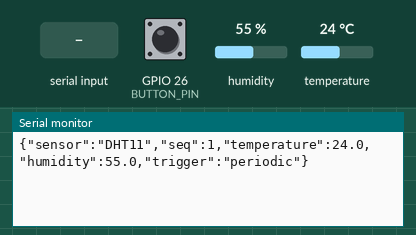
The sketch below on a simulated ESP32. Parts: the last lines printed to the serial monitor. Inputs (shaded band) come from the test bench; at power-on: GPIO 26 (BUTTON_PIN) HIGH, humidity 55 %, temperature 24 °C.

Above: at 3.2 s.
3.3 s: GPIO 26 (BUTTON_PIN) pulled LOW for 0.15 s
At 4.6 s:
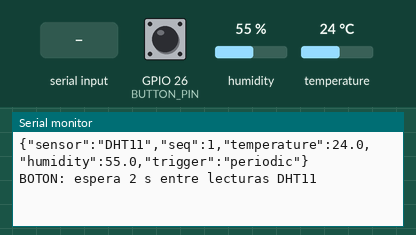
4.9 s: "ON\n" received over Serial
At 5.7 s:
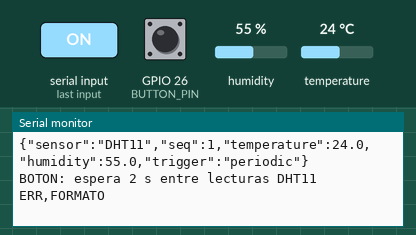
6.4 s: GPIO 26 (BUTTON_PIN) pulled LOW for 1 s
At 7.9 s:
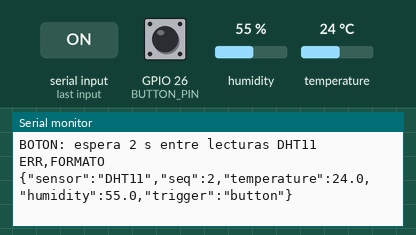

The sketch:

prueba3_control_virtual.ino
```cpp
// Prueba 3: DHT11 D27 + pulsador D26/GND. Sin motor ni rele conectado.
// Envia medidas reales por USB/Serial y confirma la orden que devuelve la API.
// Python: hardware/prueba3_mi_cuarto.py
// Biblioteca: DHT sensor library de Adafruit y Adafruit Unified Sensor.

#include <DHT.h>
#include <stdlib.h>
#include <string.h>

constexpr int DHT_PIN = 27;
constexpr int BUTTON_PIN = 26;
constexpr unsigned long READ_INTERVAL_MS = 10000;
constexpr unsigned long DHT_MIN_INTERVAL_MS = 2000;
constexpr unsigned long DEBOUNCE_MS = 40;

DHT dht(DHT_PIN, DHT11);
unsigned long last_read_ms = 0;
unsigned long last_button_change_ms = 0;
bool last_button_raw = HIGH;
bool button_stable = HIGH;
uint32_t sequence = 0;
bool waiting_for_command = false;
char command_line[80];
size_t command_length = 0;

void readAndPrint(const char* trigger) {
  last_read_ms = millis();
  float humidity = dht.readHumidity();
  float temperature = dht.readTemperature();
  if (isnan(humidity) || isnan(temperature)) {
    Serial.println("DHT11: lectura fallida; revisar 3V3, D27 y GND");
    return;
  }
  ++sequence;
  waiting_for_command = true;
  Serial.printf(
      "{\"sensor\":\"DHT11\",\"seq\":%lu,\"temperature\":%.1f,\"humidity\":%.1f,\"trigger\":\"%s\"}\n",
      static_cast<unsigned long>(sequence), temperature, humidity, trigger);
}

void processCommand(const char* line) {
  unsigned long received_seq = 0;
  char action[20] = {};
  char pwm[16] = {};
  if (sscanf(line, "CMD,%lu,%19[^,],%15s", &received_seq, action, pwm) != 3) {
    Serial.println("ERR,FORMATO");
    return;
  }
  if (!waiting_for_command || received_seq != sequence) {
    Serial.printf("ERR,SECUENCIA,%lu\n", received_seq);
    return;
  }
  if (strcmp(action, "ON") != 0 && strcmp(action, "PRE-COOLING") != 0 &&
      strcmp(action, "STANDBY") != 0 && strcmp(action, "DISABLED") != 0) {
    Serial.println("ERR,ACCION");
    return;
  }
  if (strcmp(pwm, "NA") != 0) {
    char* end = nullptr;
    double value = strtod(pwm, &end);
    if (end == pwm || *end != '\0' || !isfinite(value) || value < 0 || value > 100) {
      Serial.println("ERR,PWM");
      return;
    }
  }
  waiting_for_command = false;
  // Solo confirmacion por Serial. No hay salida GPIO ni ventilador fisico.
  Serial.printf("ACK,%lu,%s,%s\n", received_seq, action, pwm);
}

void readSerialCommands() {
  while (Serial.available()) {
    char c = static_cast<char>(Serial.read());
    if (c == '\r') continue;
    if (c == '\n') {
      command_line[command_length] = '\0';
      if (command_length > 0) processCommand(command_line);
      command_length = 0;
    } else if (command_length < sizeof(command_line) - 1) {
      command_line[command_length++] = c;
    } else {
      command_length = 0;
      Serial.println("ERR,LINEA_LARGA");
    }
  }
}

void setup() {
  Serial.begin(115200);
  pinMode(BUTTON_PIN, INPUT_PULLUP);
  dht.begin();
  delay(DHT_MIN_INTERVAL_MS);
  readAndPrint("periodic");
}

void loop() {
  readSerialCommands();
  const unsigned long now = millis();
  const bool raw = digitalRead(BUTTON_PIN);
  if (raw != last_button_raw) {
    last_button_change_ms = now;
    last_button_raw = raw;
  }
  if (now - last_button_change_ms >= DEBOUNCE_MS && raw != button_stable) {
    button_stable = raw;
    if (button_stable == LOW) {
      if (now - last_read_ms >= DHT_MIN_INTERVAL_MS) {
        readAndPrint("button");
      } else {
        Serial.println("BOTON: espera 2 s entre lecturas DHT11");
      }
    }
  }
  if (now - last_read_ms >= READ_INTERVAL_MS) {
    readAndPrint("periodic");
  }
  delay(5);
}
```

Measured:
- after the input at 3.3 s, the serial monitor: prints a new line at once (image 1)
- after the input at 4.9 s, the serial monitor: prints a new line at once (image 2)
- after the input at 6.4 s, the serial monitor: prints a new line after 0.07 s (image 3)
